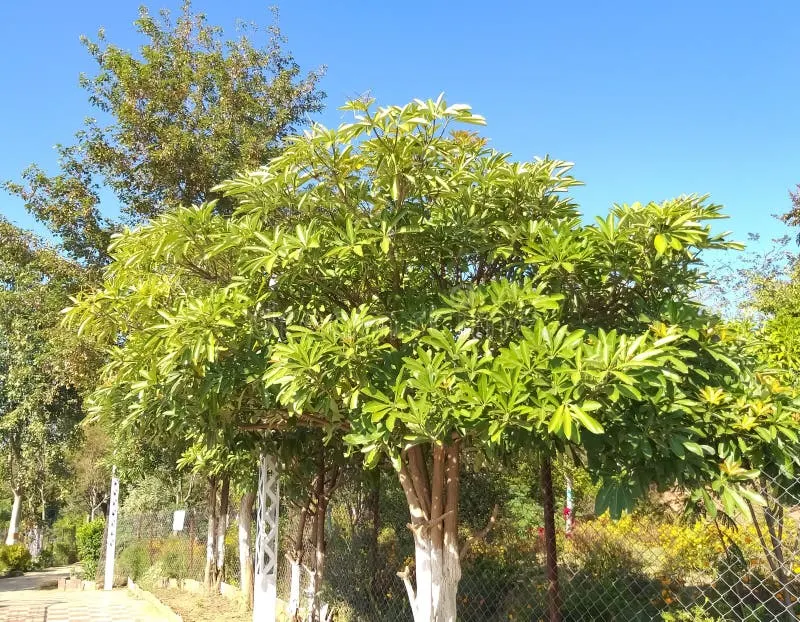
#> input picture Phase5/green_tree.webp, 800 x 622 px, found by its file name
$ python MedianBlur.py
#> lines starting #> are read from the running program, lines starting #| are printed output that depends on the picture
import cv2

image = cv2.imread('Phase5\green_tree.webp')
#> image is the input picture: shape (622, 800, 3); mean B, G, R 117.5, 152.5, 135.7

blurred_image = cv2.medianBlur(image, 5)
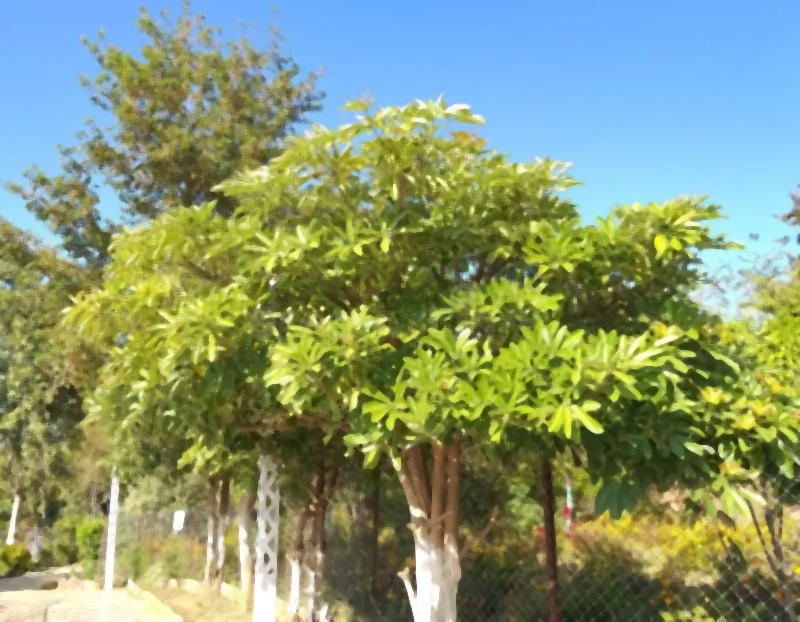
#> blurred_image: shape (622, 800, 3); mean B, G, R 116.1, 151.6, 134.6

cv2.imshow('Original Image', image)
cv2.imshow('Blurred Image', blurred_image)
cv2.waitKey(0)
cv2.destroyAllWindows()
